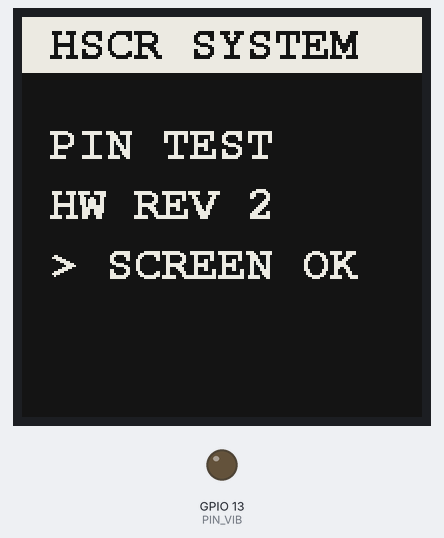
This sketch was run on a simulated ESP32. Parts: 200×200 one-colour display, output pins drawn as LEDs (lit = HIGH).

Above: at 2.5 s.
Timing chart, 0 to 4.0 s (numbered marks = the images above):
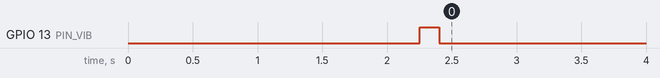

The sketch:

HSCR_PinTest.ino
```cpp
/*
 * HSCR_PinTest.ino
 * ----------------------------------------------------------
 * Bare-metal test: talks to the Watchy e-paper panel through raw GPIO,
 * with NO Watchy library. Use this to confirm your pin map / board
 * revision before flashing the real watchface.
 *
 * Needs only the GxEPD2 library (Library Manager > "GxEPD2").
 *
 * Set WATCHY_HW below to 2 (ESP32-PICO-D4, micro-USB) or 3 (ESP32-S3, USB-C).
 */

#define WATCHY_HW 2

#include <GxEPD2_BW.h>
#include <Fonts/FreeMonoBold12pt7b.h>

#if WATCHY_HW == 3
  // ---- Watchy v3 (ESP32-S3) ----
  #define PIN_CS    33
  #define PIN_DC    34
  #define PIN_RES   35
  #define PIN_BUSY  36
  #define PIN_SCK   47
  #define PIN_MOSI  48
  #define PIN_MISO  46
  #define BTN_MENU   7
  #define BTN_BACK   6
  #define BTN_UP     0
  #define BTN_DOWN   8
  #define PIN_VIB   17
#else
  // ---- Watchy v1 / v1.5 / v2 (ESP32-PICO-D4) ----
  #define PIN_CS     5
  #define PIN_DC    10
  #define PIN_RES    9
  #define PIN_BUSY  19
  #define PIN_SCK   18   // hardware VSPI
  #define PIN_MOSI  23   // hardware VSPI
  #define PIN_MISO  -1   // display is write-only
  #define BTN_MENU  26
  #define BTN_BACK  25
  #define BTN_UP    35   // 32 on v1 and v1.5
  #define BTN_DOWN   4
  #define PIN_VIB   13
#endif

GxEPD2_BW<GxEPD2_154_D67, GxEPD2_154_D67::HEIGHT> display(
    GxEPD2_154_D67(PIN_CS, PIN_DC, PIN_RES, PIN_BUSY));

void setup() {
#if WATCHY_HW == 3
  SPI.begin(PIN_SCK, PIN_MISO, PIN_MOSI, PIN_CS);
#endif
  display.init(115200);
  display.setRotation(0);
  display.setFullWindow();

  display.firstPage();
  do {
    display.fillScreen(GxEPD_BLACK);
    display.fillRect(0, 0, 200, 28, GxEPD_WHITE);
    display.setFont(&FreeMonoBold12pt7b);

    display.setTextColor(GxEPD_BLACK);
    display.setCursor(14, 20);
    display.print("HSCR SYSTEM");

    display.setTextColor(GxEPD_WHITE);
    display.setCursor(14, 70);
    display.print("PIN TEST");
    display.setCursor(14, 100);
    display.print("HW REV ");
    display.print(WATCHY_HW);
    display.setCursor(14, 130);
    display.print("> SCREEN OK");
  } while (display.nextPage());

  display.hibernate();

  // Quick buzz so you know the sketch actually ran.
  pinMode(PIN_VIB, OUTPUT);
  digitalWrite(PIN_VIB, HIGH);
  delay(150);
  digitalWrite(PIN_VIB, LOW);
}

void loop() {}
```
